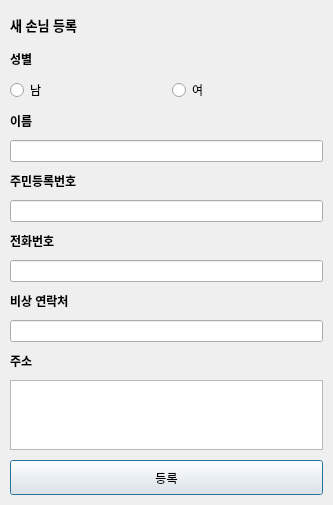
<?xml version="1.0" encoding="UTF-8"?>
<ui version="4.0">
 <class>AddUserDialog</class>
 <widget class="QDialog" name="AddUserDialog">
  <property name="geometry">
   <rect>
    <x>0</x>
    <y>0</y>
    <width>333</width>
    <height>498</height>
   </rect>
  </property>
  <property name="windowTitle">
   <string>새 손님 등록</string>
  </property>
  <layout class="QVBoxLayout" name="verticalLayout_2">
   <property name="spacing">
    <number>10</number>
   </property>
   <property name="leftMargin">
    <number>10</number>
   </property>
   <property name="topMargin">
    <number>10</number>
   </property>
   <property name="rightMargin">
    <number>10</number>
   </property>
   <property name="bottomMargin">
    <number>10</number>
   </property>
   <item>
    <layout class="QVBoxLayout" name="main_vertical_layout">
     <item>
      <widget class="QLabel" name="title_label">
       <property name="minimumSize">
        <size>
         <width>0</width>
         <height>30</height>
        </size>
       </property>
       <property name="maximumSize">
        <size>
         <width>16777215</width>
         <height>30</height>
        </size>
       </property>
       <property name="font">
        <font>
         <pointsize>10</pointsize>
         <weight>75</weight>
         <bold>true</bold>
        </font>
       </property>
       <property name="text">
        <string>새 손님 등록</string>
       </property>
      </widget>
     </item>
     <item>
      <widget class="QLabel" name="sex_title_label">
       <property name="font">
        <font>
         <weight>75</weight>
         <italic>false</italic>
         <bold>true</bold>
        </font>
       </property>
       <property name="text">
        <string>성별</string>
       </property>
      </widget>
     </item>
     <item>
      <layout class="QHBoxLayout" name="sex_horizontal_layout">
       <item>
        <widget class="QRadioButton" name="male_radio_button">
         <property name="text">
          <string>남</string>
         </property>
        </widget>
       </item>
       <item>
        <widget class="QRadioButton" name="female_radio_button">
         <property name="text">
          <string>여</string>
         </property>
        </widget>
       </item>
      </layout>
     </item>
     <item>
      <widget class="QLabel" name="name_title_label">
       <property name="font">
        <font>
         <weight>75</weight>
         <italic>false</italic>
         <bold>true</bold>
        </font>
       </property>
       <property name="text">
        <string>이름</string>
       </property>
      </widget>
     </item>
     <item>
      <widget class="QLineEdit" name="name_line_edit"/>
     </item>
     <item>
      <widget class="QLabel" name="registration_title_label">
       <property name="font">
        <font>
         <weight>75</weight>
         <bold>true</bold>
        </font>
       </property>
       <property name="text">
        <string>주민등록번호</string>
       </property>
      </widget>
     </item>
     <item>
      <widget class="QLineEdit" name="registration_line_edit"/>
     </item>
     <item>
      <widget class="QLabel" name="phone_title_label">
       <property name="font">
        <font>
         <weight>75</weight>
         <italic>false</italic>
         <bold>true</bold>
        </font>
       </property>
       <property name="text">
        <string>전화번호</string>
       </property>
      </widget>
     </item>
     <item>
      <widget class="QLineEdit" name="phone_line_edit"/>
     </item>
     <item>
      <widget class="QLabel" name="emergency_title_label">
       <property name="font">
        <font>
         <weight>75</weight>
         <italic>false</italic>
         <bold>true</bold>
        </font>
       </property>
       <property name="text">
        <string>비상 연락처</string>
       </property>
      </widget>
     </item>
     <item>
      <widget class="QLineEdit" name="emergency_line_edit">
       <property name="inputMask">
        <string/>
       </property>
      </widget>
     </item>
     <item>
      <widget class="QLabel" name="address_title_label">
       <property name="font">
        <font>
         <weight>75</weight>
         <italic>false</italic>
         <bold>true</bold>
        </font>
       </property>
       <property name="text">
        <string>주소</string>
       </property>
      </widget>
     </item>
     <item>
      <widget class="QTextEdit" name="address_text_edit"/>
     </item>
    </layout>
   </item>
   <item>
    <widget class="QPushButton" name="register_button">
     <property name="minimumSize">
      <size>
       <width>0</width>
       <height>35</height>
      </size>
     </property>
     <property name="maximumSize">
      <size>
       <width>16777215</width>
       <height>35</height>
      </size>
     </property>
     <property name="text">
      <string>등록</string>
     </property>
    </widget>
   </item>
  </layout>
 </widget>
 <resources/>
 <connections/>
</ui>
